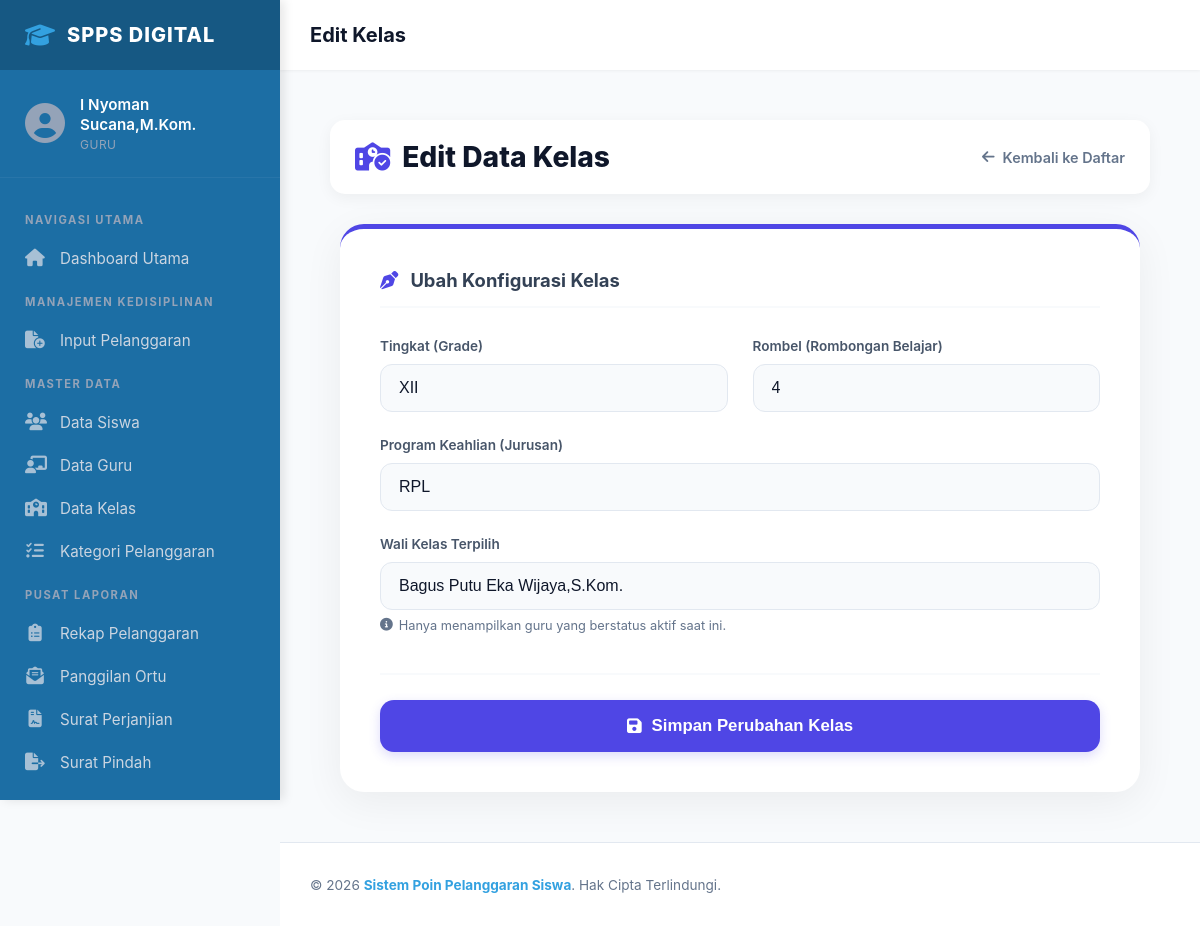
Page /pages/kelas/edit.php?id_kelas=4 (signed in) on the earlier database version.
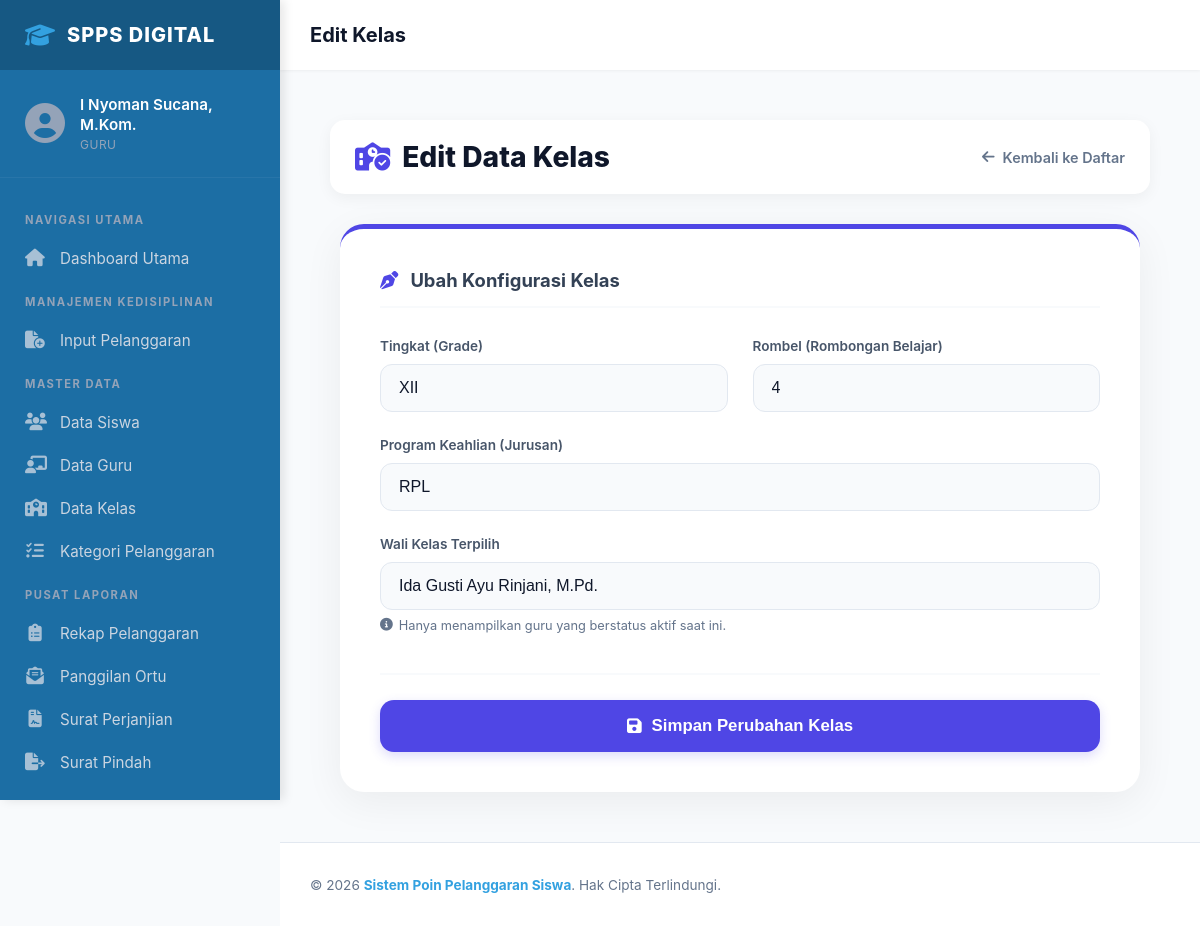
Same page on the later database version.
### tables this page shows
CREATE TABLE `kelas` (
  `id_kelas` int(5) NOT NULL,
  `id_tingkat` int(11) DEFAULT NULL,
  `id_program_keahlian` int(11) DEFAULT NULL,
  `rombel` int(11) DEFAULT NULL,
  `kode_guru` char(8) DEFAULT NULL
);

CREATE TABLE `guru` (
  `kode_guru` char(8) NOT NULL,
  `nama_pengguna` varchar(100) DEFAULT NULL,
  `role` varchar(30) DEFAULT NULL,
  `username` varchar(50) DEFAULT NULL,
  `password` varchar(70) DEFAULT NULL,
  `aktif` enum('Y','N') DEFAULT NULL,
  `jabatan` varchar(50) DEFAULT NULL,
  `telp` varchar(16) DEFAULT NULL
);

CREATE TABLE `tingkat` (
  `id_tingkat` int(1) NOT NULL,
  `tingkat` varchar(6) DEFAULT NULL
);

CREATE TABLE `program_keahlian` (
  `id_program_keahlian` int(5) NOT NULL,
  `program_keahlian` varchar(6) DEFAULT NULL,
  `deskripsi` varchar(50) DEFAULT NULL
);

### pages/kelas/edit.php (the view, shortened to what the changed rows need)
<?php
include ROOTPATH . '/config/config.php';
$page_title = "Edit Kelas";
include ROOTPATH . '/includes/header.php';
$id_kelas = isset($_GET['id_kelas']) ? $_GET['id_kelas'] : 0;
$kelas = null;
if ($id_kelas > 0) {
    $sql = "SELECT * FROM kelas
            JOIN tingkat USING(id_tingkat)
            JOIN program_keahlian USING(id_program_keahlian)
            JOIN guru USING(kode_guru)
            WHERE id_kelas = '$id_kelas'";
    $result_kelas = mysqli_query($conn, $sql);
    if ($result_kelas && mysqli_num_rows($result_kelas) > 0) {
        $kelas = mysqli_fetch_assoc($result_kelas);
    }
}
?>
<link rel="stylesheet" href="/poin_pelanggaran_siswa/css/pages/kelas/edit_kelas.css">
<div class="container">
    <div class="page-header">
        <h2><i class="fas fa-school-circle-check"></i> Edit Data Kelas</h2>
    </div>
    <div class="form-card">
        <form action="/poin_pelanggaran_siswa/process/kelas_process.php" method="POST">
            <div class="form-section">
                <div class="form-grid">
                    <div class="form-group">
                        <label>Tingkat (Grade)</label>
                        <input list="list-tingkat" class="form-control" name="tingkat" value="<?= htmlspecialchars($kelas['tingkat']) ?>" autocomplete="off" required />
                    </div>
                    <div class="form-group">
                        <label>Rombel (Rombongan Belajar)</label>
                        <input type="number" class="form-control" name="rombel" value="<?= htmlspecialchars($kelas['rombel']) ?>" autocomplete="off" required />
                    </div>
                    <div class="form-group" style="grid-column: span 2;">
                        <label>Program Keahlian (Jurusan)</label>
                        <input list="list-pk" class="form-control" name="program_keahlian" value="<?= htmlspecialchars($kelas['program_keahlian']) ?>" autocomplete="off" required />
                    </div>
                    <div class="form-group" style="grid-column: span 2;">
                        <label>Wali Kelas Terpilih</label>
                        <input list="list-guru" class="form-control" name="walikelas" value="<?= htmlspecialchars($kelas['nama_pengguna']) ?>" autocomplete="off" required />
                        <div class="search-hint">
                            <i class="fas fa-info-circle"></i> Hanya menampilkan guru yang berstatus aktif saat ini.
                        </div>
                    </div>
                </div>
            </div>
        </form>
    </div>
</div>
<?php include ROOTPATH . '/includes/footer.php'; ?>

### includes/header.php (shortened to what the changed rows need)
<!DOCTYPE html>
<html lang="id">
<head>
    <link rel="stylesheet" href="https://cdnjs.cloudflare.com/ajax/libs/font-awesome/6.4.0/css/all.min.css">
    <link rel="stylesheet" href="/poin_pelanggaran_siswa/css/components/header.css">
</head>
<body class="sidebar-layout">
    <nav class="sidebar">
        <div class="sidebar-user">
            <div class="user-details">
                <p class="user-name"><?php echo htmlspecialchars($_SESSION['nama'] ?? 'Tanpa Nama'); ?></p>
                <p class="user-role"><?php echo ucfirst(htmlspecialchars($_SESSION['role'] ?? 'Peran Tidak Diketahui')); ?></p>
            </div>
        </div>
    </nav>
    <div class="content-wrapper">
        <header class="top-bar">
            <h2><?php echo $page_title ?? 'Beranda'; ?></h2>
        </header>
        <main>

Differences in the rows shown:
changed kelas "XII": walikelas "Bagus Putu Eka Wijaya,S.Kom." → "Ida Gusti Ayu Rinjani, M.Pd."
Other differences:
$_SESSION['nama']: "I Nyoman Sucana,M.Kom." → "I Nyoman Sucana, M.Kom."
